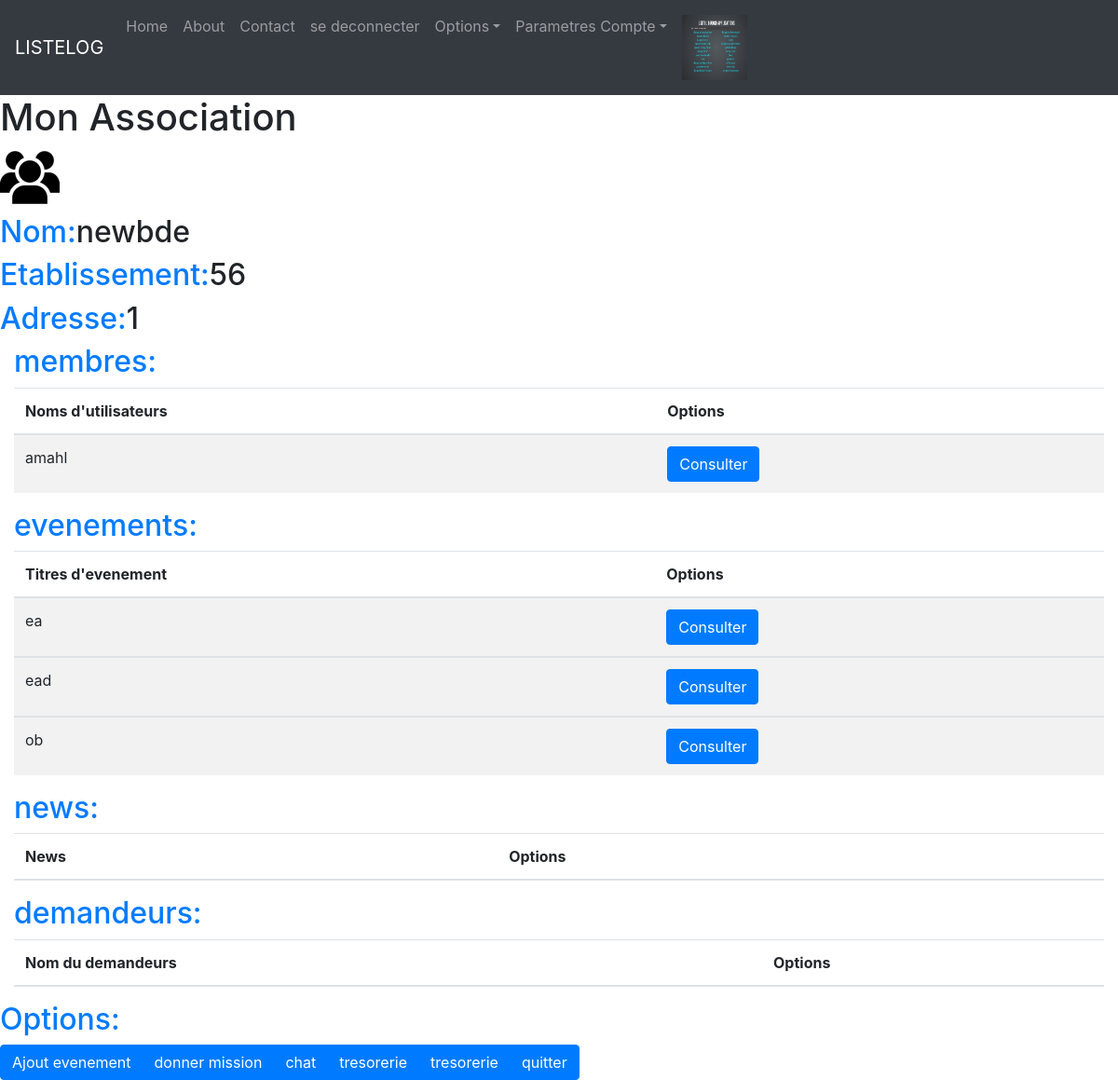
Screenshot of /monbde/ (signed in) with the database file from the repository.
### utilapp/models.py (models this page shows)
class etudiant(User):
    image=models.ImageField(upload_to='imagesetudiant',default='media/default.png')
    bdechoisi=models.ForeignKey(bde,blank=True,null=True,on_delete=models.DO_NOTHING)
    demande_bde=models.ManyToManyField(bde, blank=True ,related_name="demande")
    etablissement=models.CharField(max_length=30)
    poste=models.CharField(max_length=15,choices=POSTES,blank=True,null=True)
    permissions_bde=models.ManyToManyField(Permissionsbde,blank=True)

### bde/models.py (models this page shows, shortened)
class bde(models.Model):
    nom=models.CharField(max_length=30,unique=True)
    image=models.ImageField(upload_to="bde_images",default="media/defaultbde.png",null=True)
    etablissement=models.CharField(max_length=60,null=True)
    adresse=models.CharField(max_length=60,null=True)

### bdeapps/models.py (models this page shows, shortened)
class event(models.Model):
    titre=models.CharField(max_length=30)
    Description=models.TextField(max_length=300)
    places=models.IntegerField()
    date=models.DateTimeField(blank=True,null=True)
    lieu=models.CharField(max_length=50)
    organisateur=models.ForeignKey(bde,on_delete=models.CASCADE)
    prive=models.BooleanField(default=False)
    type_evenement=models.CharField(max_length=30)
    invites=models.ManyToManyField(etudiant,blank=True)

### bde/views.py (the view)
# urls.py: path('monbde/',views.monbde),
def monbde(request):#affiche mon bde et demandeurs selon permission
    if request.user.is_authenticated and request.user.etudiant.bdechoisi is not None:
        demandeurs = []
        evenements=None
        allowed=checkperm(request.user.etudiant,"accepter_membre")
        allowedevent=checkperm(request.user.etudiant,"ajout_event")
        allowedmission=checkperm(request.user.etudiant,"donner_mission")
        if (request.user.etudiant.poste == 'President') or (allowed == True):
            for etud in etudiant.objects.filter(bdechoisi=None):
                for asso in etud.demande_bde.all():
                    if asso==request.user.etudiant.bdechoisi:
                        demandeurs.append(etud)
                        break
        if (request.user.etudiant.poste == 'President') or (allowedevent == True):
            allowedevent=True
            evenements=event.objects.filter(organisateur=request.user.etudiant.bdechoisi)
        return render(request,'bde/monbde.html',
        {"object":request.user.etudiant.bdechoisi,
        "user":request.user.etudiant,
        "membres":etudiant.objects.filter(bdechoisi=request.user.etudiant.bdechoisi),
        "demandeurs":demandeurs,
        "evenements":evenements,
        "allowedevent":allowedevent,
        "allowedmission":allowedmission,
        "news":newsasso.objects.filter(bde=request.user.etudiant.bdechoisi)})
    else:
        return HttpResponseRedirect("/?Veuillez_integrer_un_bde_ou_en_ajouter_un")#veuillez integrer une asso

### bdeapps/views.py (called while the page is built)
def checkperm(user,permission):
    for perm in user.permissions_bde.all():
        if perm.nom_perm == permission:
            return True
    return False

### bde/templates/bde/monbde.html (shortened to what this page needs)
{% extends "base.html" %}
{% block content %}
<div class="page-header">
    <h1>Mon Association</h1>
</div>
    <h2><img src="{{object.image.url}}"></h2>
    <h2><span class="text-primary">Nom:</span>{{object.nom}}</h2>
    <h2><span class="text-primary">Etablissement:</span>{{object.etablissement}}</h2>
    <h2><span class="text-primary">Adresse:</span>{{object.adresse}}</h2>
    <div id="membres" class="container-fluid">
        <h2 class="text-primary">membres:</h2>
        <table class="table table-striped">
        {%for membre in membres%}
                <thead>
                  <tr>
                    <th>Noms d'utilisateurs</th>
                    <th>Options</th>
                  </tr>
                </thead>
                <tbody>
                  <tr>
            <td>{{membre.username}}</td>
            <td><a href="/bde/membre/{{membre.username}}" class="btn btn-primary btn-md">
                Consulter
                </a>
                </tbody>
        {%endfor%}
        </table>
    </div>
    {%if evenements %}
    <div id="evenements" class="container-fluid">
        <h2 class="text-primary">evenements:</h2>
        <table class="table table-striped">
                <thead>
                        <tr>
                          <th>Titres d'evenement</th>
                          <th>Options</th>
                        </tr>
                </thead>
            {%for evenement in evenements%}
            <tbody>
                <tr>
                <td>{{evenement.titre}}</td>
               <td><a href="/bde/event/{{user.bdechoisi.nom}}/{{evenement.titre}}" class="btn btn-primary btn-md">
                        Consulter
                        </a>
               </td>
                </tr>
            </tbody>
            {%endfor%}
        </table>
    </div>
    {%endif%}
    <div id="news" class="container-fluid">
      <h2 class="text-primary">news:</h2>
      <table class="table table-striped">
      <thead>
            <tr>
              <th>News</th>
              <th>Options</th>
            </tr>
          </thead>
    </table>
    </div>
      {%if demandeurs != None%}
    <div id="demandeurs" class="container-fluid">
      <h2 class="text-primary">demandeurs:</h2>
      <table class="table table-striped">
      <thead>
            <tr>
              <th>Nom du demandeurs</th>
              <th>Options</th>
            </tr>
          </thead>
    </table>
    </div>
    {%else%}
    <p>pas de demandeurs pour l'instant</p>
    {%endif%}
      <div id=options>
            <h2 class="text-primary">Options:</h2>
            <div class="btn-group">
          {% if allowedevent == True %}
    <a href="/bde/ajoutevent" class="btn btn-primary btn-md">
                Ajout evenement
         </a>
         {%endif%}
         {% if allowedmission == True or user.poste == 'President'%}
         <a href="/bde/donner_mission" class="btn btn-primary btn-md">
            donner mission
     </a>
        {%endif%}
    <a href="/rooms/bde" class="btn btn-primary btn-md">
        chat
        </a>
    <a href="/bde/tresorerie" class="btn btn-primary btn-md">
        tresorerie
        </a>
        <a href="/bde/ajout_news" class="btn btn-primary btn-md">
            tresorerie
            </a>
        <a href="/quit" class="btn btn-primary btn-md">
        quitter
        </a>
    </div>
    </div>
{% endblock %}

### listelog/templates/base.html (shortened to what this page needs)
    {%load static%}
      <!DOCTYPE html>
      <html lang="en">
      <head>
        <link rel="stylesheet" type="text/css" href="{% static "css/bootstrap.css"%}">
      </head>
      <body>
      <nav class="navbar navbar-expand-md bg-dark navbar-dark">
          <a href="/" class="navbar-brand">LISTELOG</a>
          <ul class="navbar-nav">
              <li class="nav-item"><a href="/" class="nav-link">Home</a></li>
              <li class="nav-item"><a href="#" class="nav-link">About</a></li>
              <li class="nav-item"><a href="#" class="nav-link">Contact</a></li>
                        {%if user.is_authenticated%}
                        <li class="nav-item"><a href="/logout" class="nav-link">se deconnecter</a></li>
                            <li class="nav-item dropdown">
                                <a class="nav-link dropdown-toggle" href="#" id="navbardrop" data-toggle="dropdown">Options</a>
                            </li>
                            <li class="nav-item dropdown">
                            <a class="nav-link dropdown-toggle" href="#" id="navbardrop" data-toggle="dropdown">Parametres Compte</a>
                            </li>
                        <li class="nav-item"><a class="nav-link" href="/user/{{user.username}}"><img src="{{user.image.url}}" width="70px" height="70px"></a></li>
                        {%endif%}
      </nav>
      <div>
          {%block content%}
          {%endblock content%}
      </div>
      </body>
      </html>

### rows the page displays
etudiant: image (picture), username "amahl"
bde: image (placeholder picture), nom "newbde", etablissement "56", adresse "1"
event: titre "ea"
event: titre "ead"
event: titre "ob"
